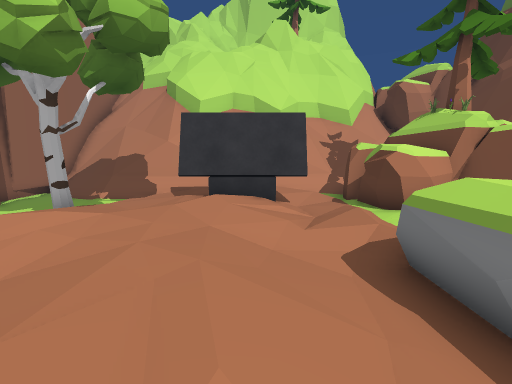
View 1 (above)

16 first-person views from a walk through a 3-D level made in the Unity game engine. The camera is 1.4 m above the floor, tilts 10° down and sees 90° across. The floor is counted in squares, 1 m on a side. Each view is taken from the middle of a square. On the plan, view 1 faces up. The plan holds only what a view shows up to about 13 squares ahead; the rest is blank. The place goes on beyond the plan. The player is left out.

View 2
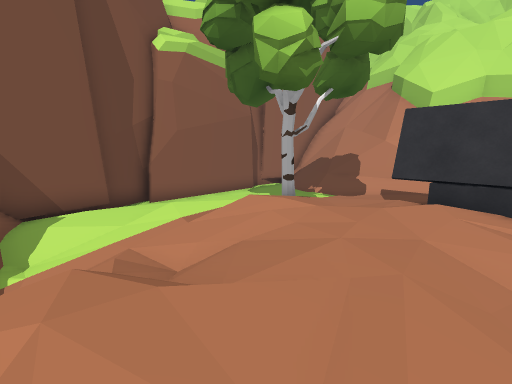

View 3
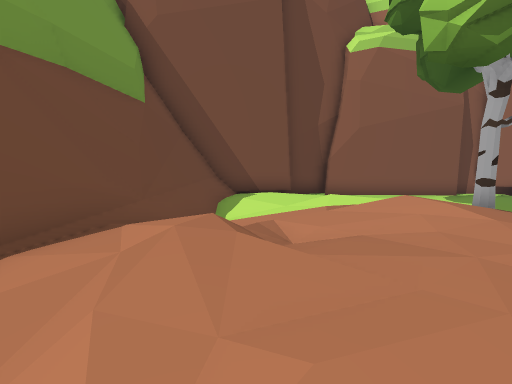

View 4
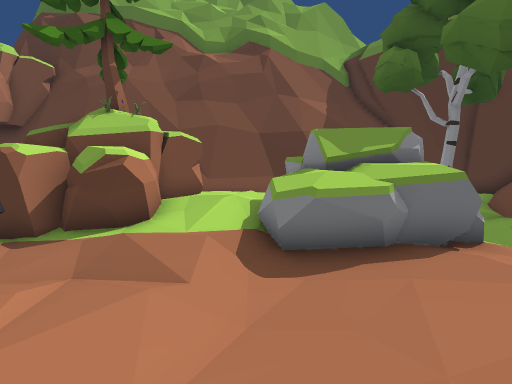

View 5
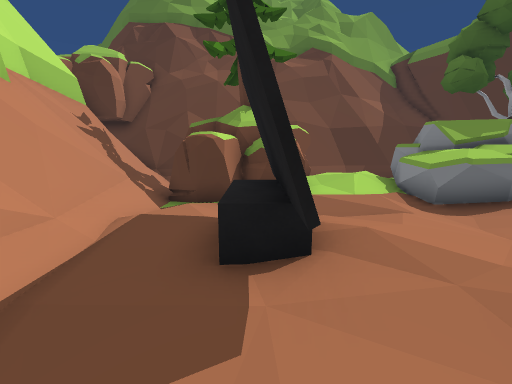

View 6
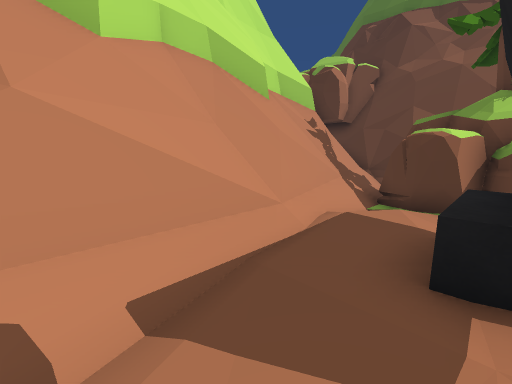

View 7
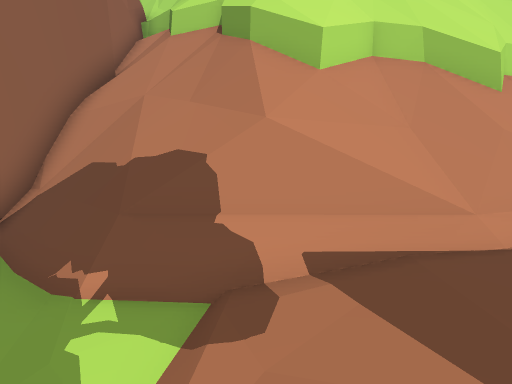

View 8
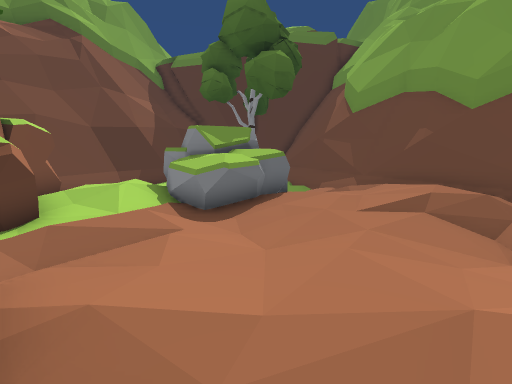

View 9
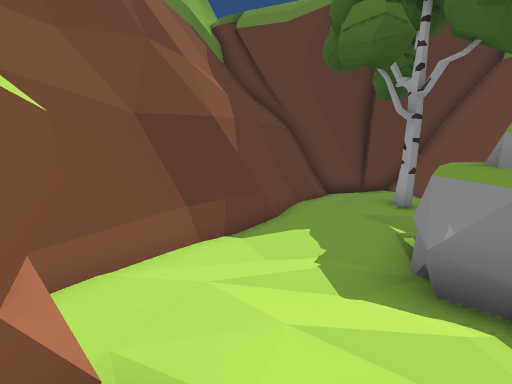

View 10
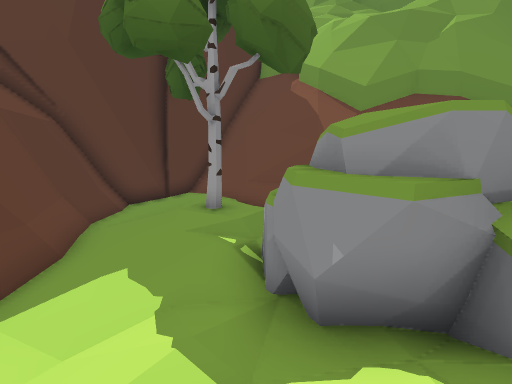

View 11
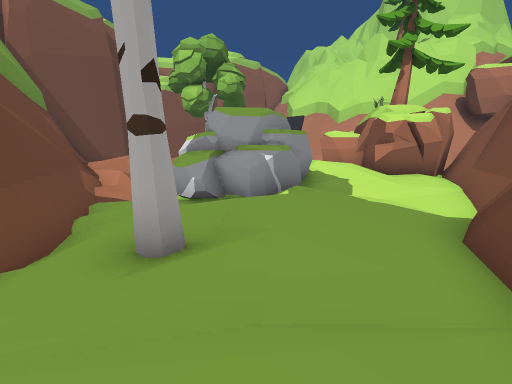

View 12
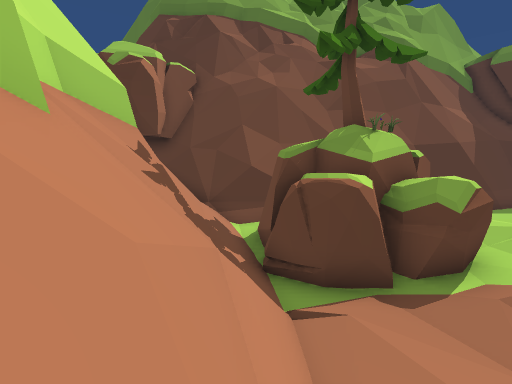

View 13
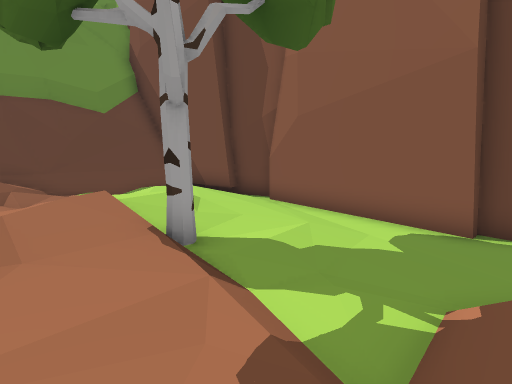

View 14
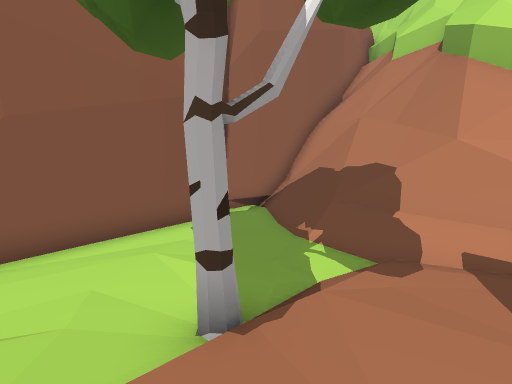

View 15
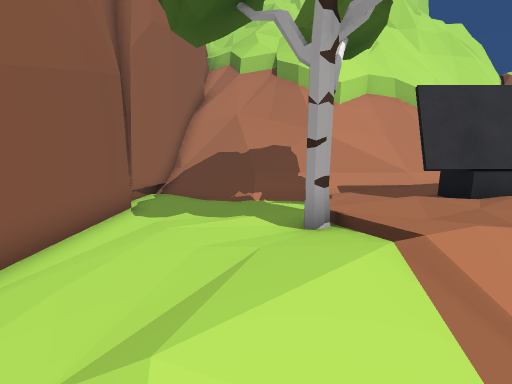

View 16
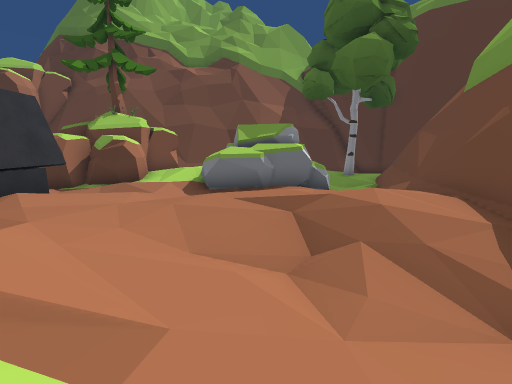

### Floor plan
Key: @ floor where view 1 was taken; # wall or solid block; . main floor; : floor 0.25 m higher than the main floor; - floor 0.25 m lower than the main floor; + floor 0.5 m higher than the main floor; _ floor 0.5 m lower than the main floor; / step, stairs or slope; = window, fence, low wall or low ledge; ^ raised ledge; T tree; R rock; O other object.
Columns run from 10 left of view 1 to 11 right of it. Each row starts with its distance up from view 1.
 15                    #
 14 ###^^    ^^^#   ####
 13 #=## ^^^^=#######==#
 12 #/=####===####== .##
 11 #_/O#^#==/==//OOO ##
 10 #__//////.:./-OOO  #
  9 #___--.......OOOO O#
  8 #__---..OOOO-OOOTOO#
  7 #_---...:/://OOOOOO##
  6 #_---T::::///../OO.##
  5 #_--./+::::..:/+:..=#
  4 #_--::/:::/.RR://.--#
  3 #--/.::.::/.RRRR./--#
  2 ##.-.../:::.RRRRR---#
  1  #-.-.///+::RRRRR..-##
  0  #=#_-//++@./RRRR/.-##
 -1  #####=/++//-/R-/..--#
 -2    #######==#-/_.-./_#
 -3         ######=//T.-_#
 -4             ####=---_#
 -5                ##=--##
 -6                 #####

Positions as (right, up) in squares from view 1, and headings:
1: (0, 0), facing up
2: (0, 0), facing up-left
3: (1, 1), facing left
4: (-2, 4), facing right
5: (-4, 8), facing right
6: (-4, 8), facing up-right
7: (-4, 7), facing up
8: (-3, 7), facing down-right
9: (5, 6), facing down-right
10: (6, 5), facing down
11: (10, -4), facing up-left
12: (-1, 11), facing right
13: (-3, 10), facing down-left
14: (-3, 5), facing up-left
15: (-6, 2), facing up
16: (-6, 2), facing right
